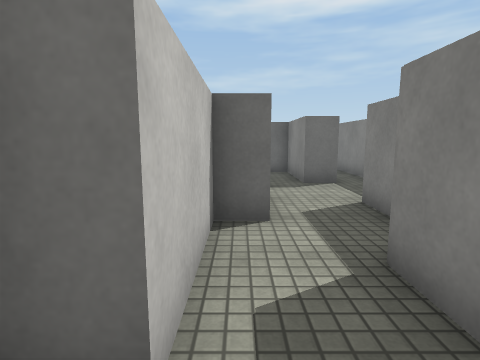
View 1 (above)

22 first-person views from a walk through a scene from a Unity 3-D project. The camera is 1.3 m above the floor, tilts 8° down and sees 80° across. The floor is counted in squares, 1 m on a side. Each view is taken from the middle of a square. On the plan, view 1 faces up. The plan holds only what a view shows up to about 13 squares ahead; the rest is blank. The place goes on beyond the plan. Surface patterns are stand-ins for the level's own textures.

View 2
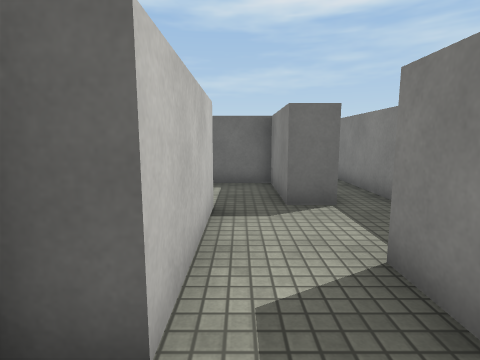

View 3
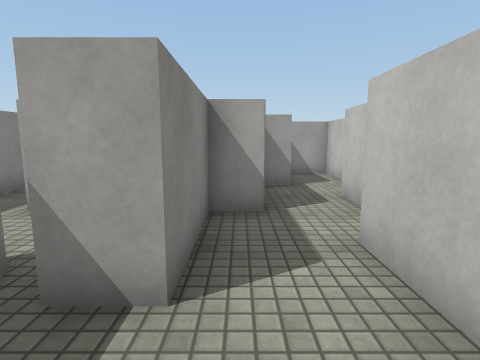

View 4
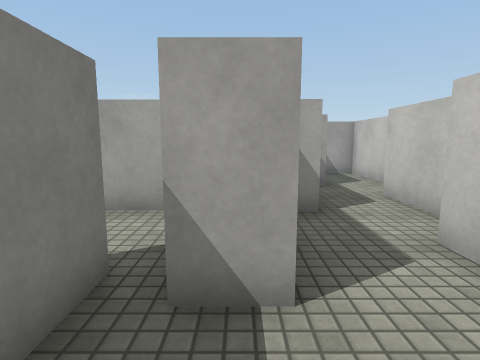

View 5
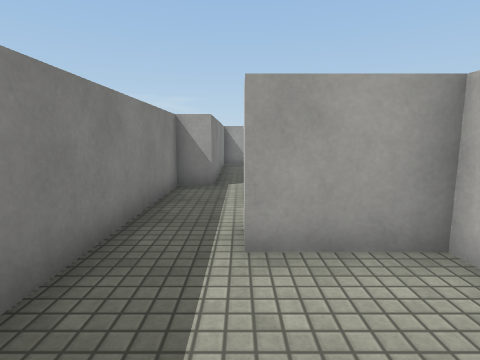

View 6
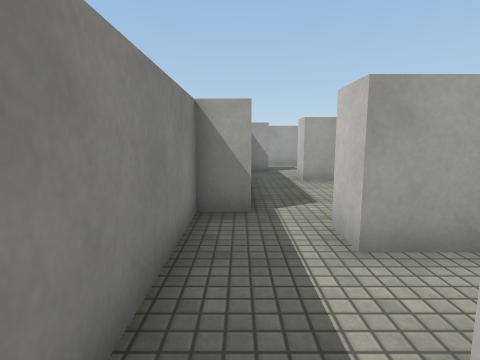

View 7
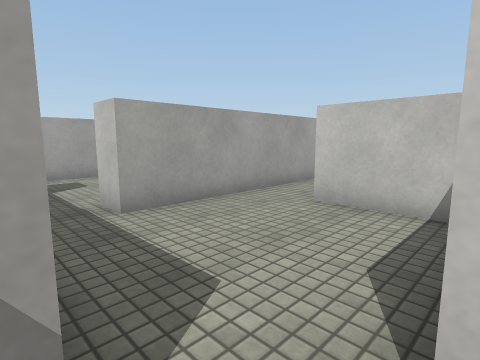

View 8
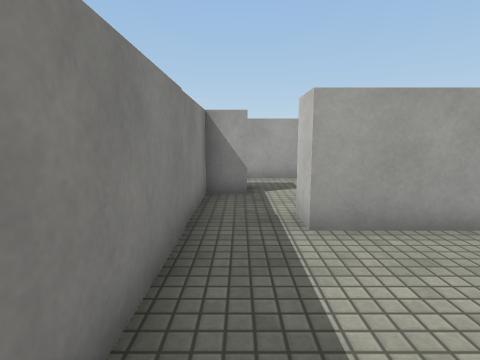

View 9
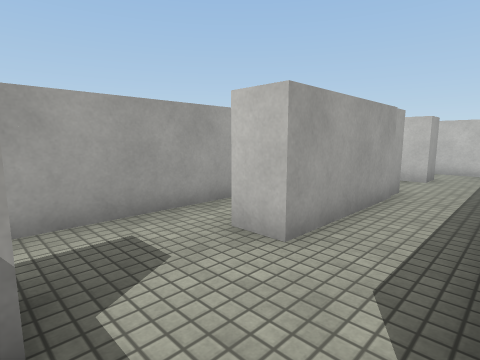

View 10
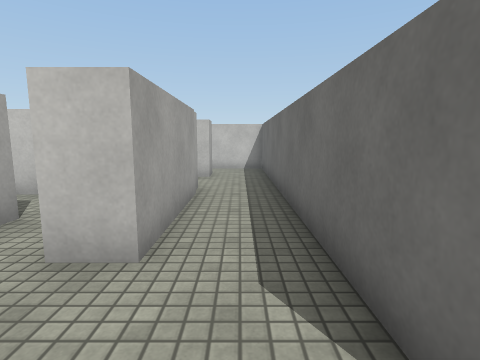

View 11
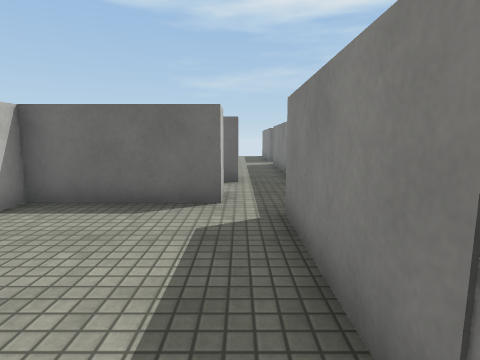

View 12
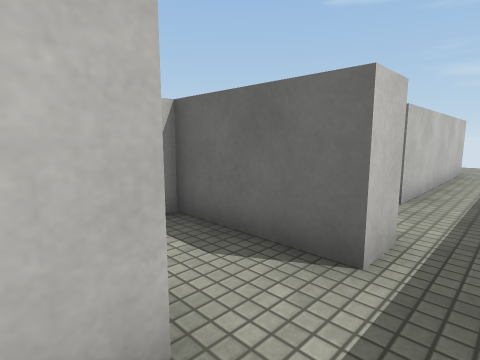

View 13
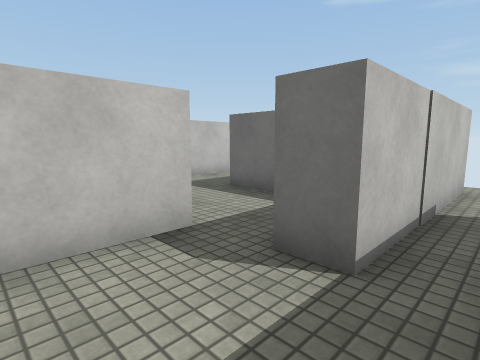

View 14
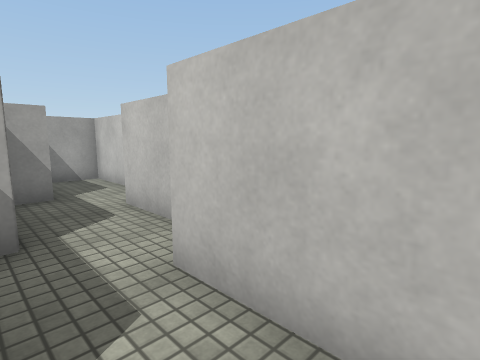

View 15
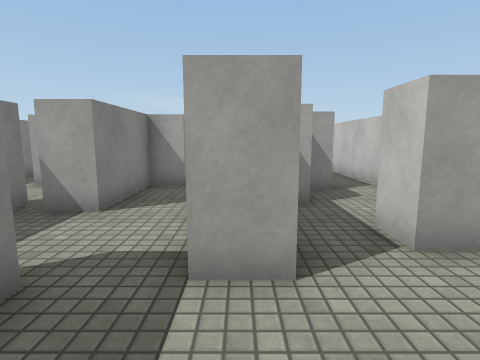

View 16
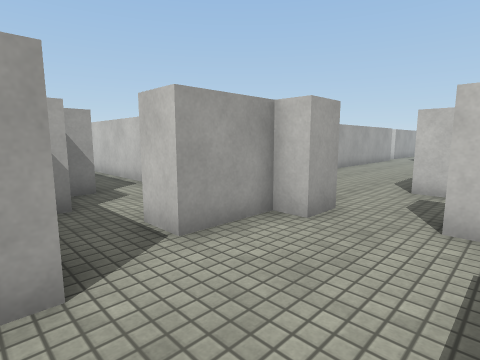

View 17
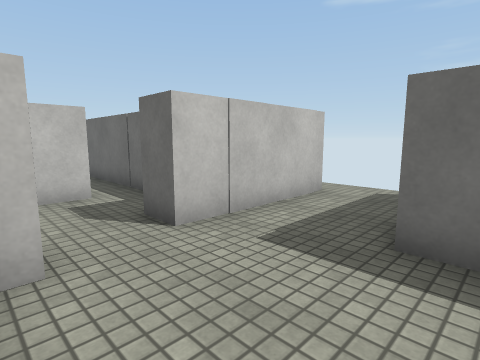

View 18
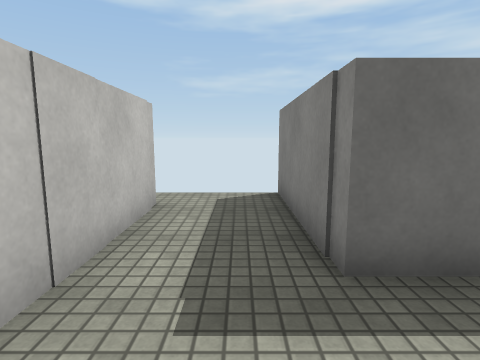

View 19
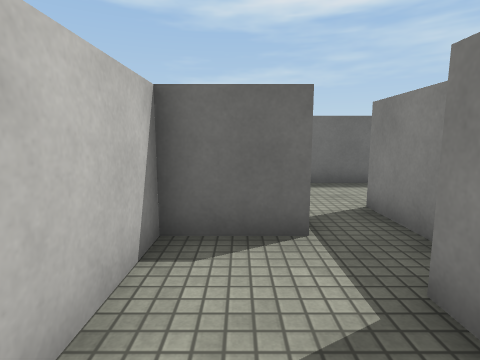

View 20
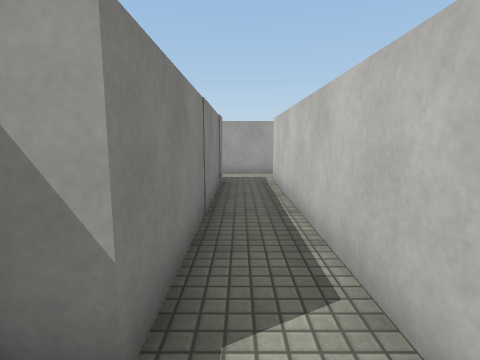

View 21
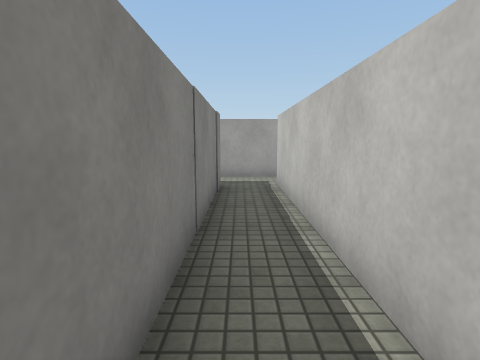

View 22
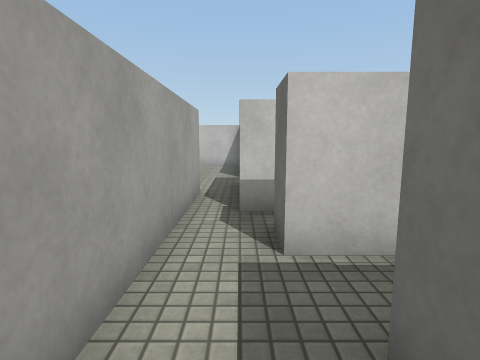

### Floor plan
Ten units are one square. View 1 is at (0, 0); x grows to the right and y downward. Boxes are objects, and circles mark ways between rooms. Rooms are numbered by the first view taken in them; rooms with no view inside come last. Other rooms are left out.
<svg viewBox="-120 -166 215 288">
<path fill="none" stroke="#000" d="M-14 6 -14 32 1 32M-4 -12 -12 -12M35 -28 59 -28 59 -18 25 -18M43 -52 43 -66M41 2 56 2 56 12M5 -85 5 -45 -4 -45 -4 -12M43 -90 43 -126M68 21 78 21 78 -35M31 -125 31 -86 19 -86M53 -104 53 -52M78 -35 78 -60M15 60 50 60 50 70M56 12 16 12 16 42M68 74 68 21M31 91 31 101M68 89 68 74M36 117 58 117M50 70 35 70M-51 -85 -41 -85M-41 -78 -21 -78 -21 -68M-78 -101 -78 -90M-79 -114 -115 -114M-47 -149 -47 -103 -58 -103M-5 -65 -5 -85 5 -85M19 -86 19 -116 -20 -116 -20 -161M-19 42 -24 42 -24 -37M-61 42 -61 50M-80 60 15 60M-41 -36 -41 45 -51 45M-14 -46 -14 -52M-24 -37 -18 -37M-21 -68 -41 -68 -41 -36"/>
<rect x="15" y="-35" width="10" height="40" fill="#bbb"><title>other object</title></rect>
<rect x="25" y="-65" width="10" height="40" fill="#bbb"><title>other object</title></rect>
<rect x="55" y="85" width="10" height="20" fill="#bbb"><title>block</title></rect>
<circle cx="0" cy="0" r="3" fill="#2a7"/>
<circle cx="50" cy="-45" r="3" fill="#2a7"/>
<circle cx="70" cy="-25" r="3" fill="#2a7"/>
<circle cx="60" cy="5" r="3" fill="#2a7"/>
<circle cx="10" cy="-90" r="3" fill="#2a7"/>
<circle cx="60" cy="65" r="3" fill="#2a7"/>
<circle cx="10" cy="50" r="3" fill="#2a7"/>
<circle cx="-10" cy="-75" r="3" fill="#2a7"/>
<circle cx="-30" cy="-30" r="3" fill="#2a7"/>
<text x="-10" y="10">1</text>
<text x="30" y="-40">2</text>
<text x="90" y="-90">3</text>
<text x="40" y="40">4</text>
<text x="50" y="100">5</text>
<text x="-40" y="-110">6</text>
<text x="-30" y="30">7</text>
<text x="-20" y="-50">8</text>
</svg>
Room 1 opens to room 2. Room 2 opens to room 3. Room 2 opens to room 4. Room 2 opens to room 6. Room 4 opens to room 5. Room 4 opens to room 7. Room 6 opens to room 8. Room 7 opens to room 8.

Where each view was taken, in squares from view 1:
view 1: 0 up, 0 right, facing up
view 2: 3 up, 1 right, facing up
view 3: 8 up, 2 right, facing down
view 4: 8 up, 3 right, facing down
view 5: 6 up, 6 right, facing down
view 6: 3 up, 7 right, facing down
view 7: 1 down, 7 right, facing down-left
view 8: 2 down, 6 right, facing down
view 9: 7 down, 6 right, facing down-left
view 10: 8 down, 6 right, facing left
view 11: 7 down, 6 right, facing up
view 12: 1 down, 7 right, facing up-left
view 13: 6 up, 4 right, facing up-left
view 14: 7 up, 2 right, facing down-left
view 15: 11 up, 0 right, facing down
view 16: 11 up, 0 right, facing down-left
view 17: 8 up, 1 left, facing up-left
view 18: 9 up, 3 left, facing up
view 19: 3 up, 3 left, facing up
view 20: 5 up, 3 left, facing down
view 21: 4 up, 3 left, facing down
view 22: 5 down, 1 left, facing left
